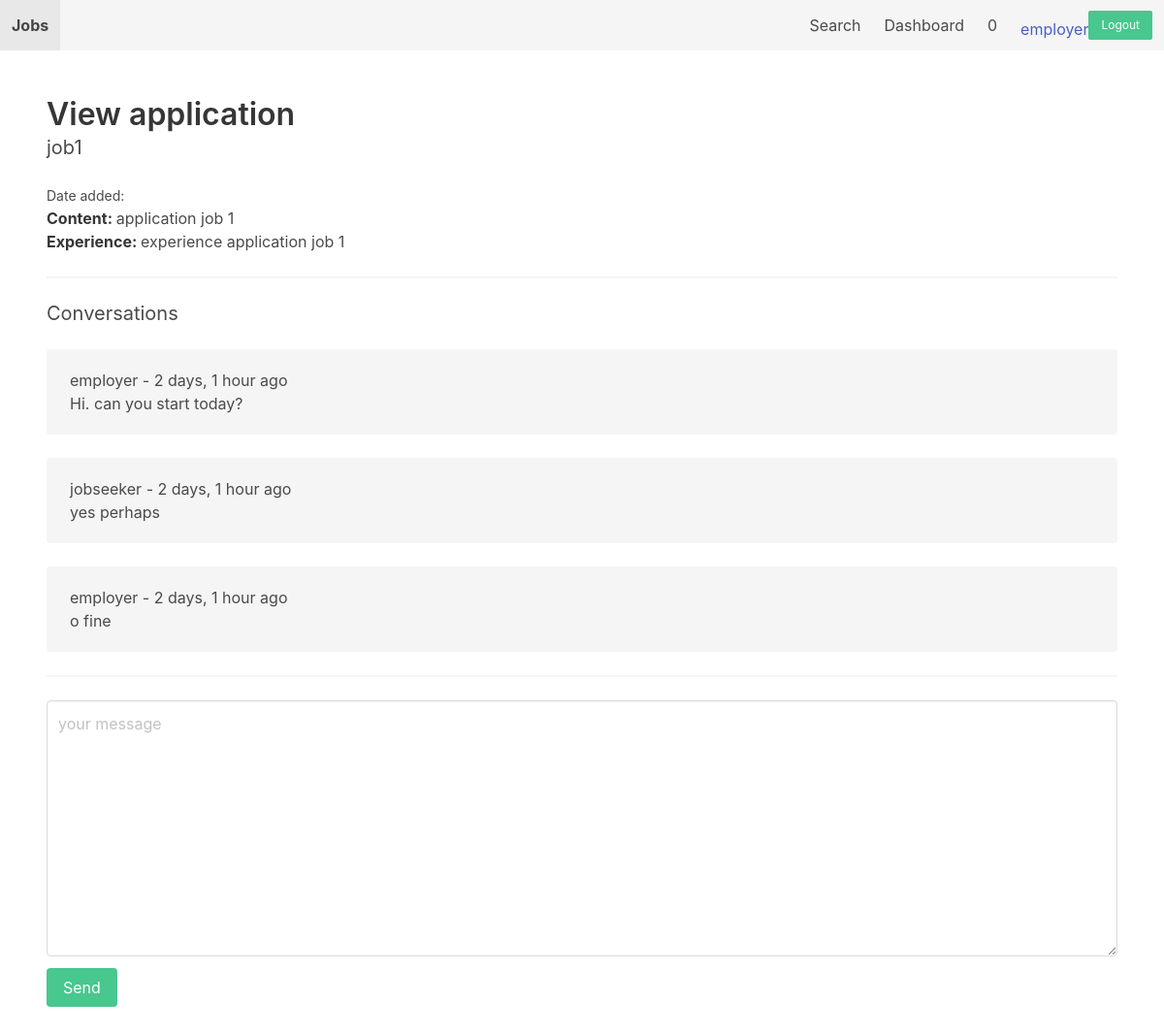
The page /dashboard/application/8/ (signed in) on the database its author committed.
### apps/job/models.py (models this page shows, shortened)
class Application(models.Model):
    job = models.ForeignKey(Job, related_name='applications', on_delete=models.CASCADE)
    content = models.TextField()
    experience = models.TextField()
    created_by = models.ForeignKey(User, related_name='applications', on_delete=models.CASCADE)
    created_at = models.DateTimeField(auto_now_add=True)

class Job(models.Model):
    SIZE_1_9 = 'size_1-9'
    SIZE_10_49 = 'size_10-49'
    SIZE_50_99 = 'size_50-99'
    SIZE_100 = 'size_100'
    CHOICES_SIZE = (
        (SIZE_1_9, '1-9'),
        (SIZE_10_49, '10-49'),
        (SIZE_50_99, '50-99'),
        (SIZE_100, '100+')
    )
    ACTIVE = 'active'
    EMPLOYED = 'employed'
    ARCHIVED = 'archived'
    CHOICES_STATUS = (
        (ACTIVE, 'active'),
        (EMPLOYED, 'employed'),
        (ARCHIVED, 'archived')
    )
    title = models.CharField(max_length=255)
    short_description = models.TextField()
    long_description = models.TextField(blank=True, null=True)
    company_name = models.CharField(max_length=255)
    company_address = models.CharField(max_length=255, blank=True, null=True)
    company_zipcode = models.CharField(max_length=255, blank=True, null=True)
    company_place = models.CharField(max_length=255, blank=True, null=True)
    company_country = models.CharField(max_length=255, blank=True, null=True)
    company_size = models.CharField(max_length=20, choices=CHOICES_SIZE, default=SIZE_1_9)
    created_by = models.ForeignKey(User, related_name='jobs', on_delete=models.CASCADE)
    created_at = models.DateTimeField(auto_now_add=True)
    changed_at = models.DateTimeField(auto_now=True)
    status = models.CharField(max_length=20, choices=CHOICES_STATUS, default=ACTIVE)
    class Meta:
        ordering = ['-created_at']

### apps/userprofile/models.py (models this page shows)
class ConversationMessage(models.Model):
    application = models.ForeignKey(Application, related_name='conversationmessages', on_delete=models.CASCADE)
    content = models.TextField()
    created_by = models.ForeignKey(User, related_name='conversationmessages', on_delete=models.CASCADE)
    created_at = models.DateTimeField(auto_now_add=True)
    class Meta:
        ordering = ['created_at']

### apps/userprofile/views.py (the view, shortened to what this page needs)
# urls.py: path('application/<int:application_id>/', view_application, name='view_application')
@login_required
def view_application(request, application_id):
    if request.user.userprofile.is_employer:
        application = get_object_or_404(Application, pk=application_id, job__created_by=request.user)
    else:
        application = get_object_or_404(Application, pk=application_id, created_by=request.user)
    context = {
        'application': application
    }
    return render(request, 'userprofile/view_application.html', context)

### apps/notification/context_processors.py (called while the page is built)
def notifications(request):
    if request.user.is_authenticated:
        return {'notifications': request.user.notifications.filter(is_read=False)}
    else:
        return {'notifications': []}

### apps/core/templates/userprofile/view_application.html (shortened to what this page needs)
{% extends 'core/base.html' %}
{% block content %}
<h1 class="title">View application</h1>
<h2 class="subtitle">{{ application.job.title }}</h2>
<small>Date added: {{ application.created_ad }}</small>
<p><strong>Content: </strong>{{application.content}}</p>
<p><strong>Experience: </strong>{{application.experience}}</p>
<hr>
<h2 class="subtitle">Conversations</h2>
{% for message in application.conversationmessages.all %}
<div class="notification">
    <p>{{message.created_by.username}} - {{ message.created_at|timesince}} ago </p>
    {{message.content}}
</div>
{%empty %}
<p>no messages</p>
{% endfor %}
<hr>
<form method="post" action="">
    <div class="field">
        <div class="control">
            <textarea name="content" id="id_content" cols="30" rows="10" class="textarea" placeholder="your message"></textarea>
        </div>
    </div>
    <div class="field">
        <div class="control">
            <button class="button is-success">Send</button>
        </div>
    </div>
</form>
{% endblock %}

### apps/core/templates/core/base.html (shortened to what this page needs)
<!doctype html>
<html lang="de">
<head>
    <link rel="stylesheet" href="https://cdn.jsdelivr.net/npm/bulma@0.9.2/css/bulma.min.css">
</head>
<body>
<nav class="navbar is-light">
    <div class="navbar-brand">
        <a href="{% url 'frontpage' %}" class="navbar-item"><strong>Jobs</strong></a>
    </div>
    <div class="navbar-menu">
        <div class="navbar-end">
            <a href="{% url 'search' %}" class="navbar-item">Search</a>
            {% if request.user.is_authenticated %}
                <a href="{% url 'dashboard' %}" class="navbar-item">Dashboard</a>
                <a href="{% url 'notifications' %}" class="navbar-item">{{notifications.count}}</a>
            {% endif %}
            <div class="navbar-item">
                <div class="buttons">
                    {% if request.user.is_authenticated %}
                    <a href="" >{{request.user}}</a>
                    <a href="{% url 'logout' %}" class="button is-success is-small">Logout</a>
                    {% else %}
                    <a href="{% url 'login' %}" class="button is-lightgrey is-small">Log in</a>
                    <a href="{% url 'signup' %}" class="button is-success is-small">Signup</a>
                    {% endif %}
                </div>
            </div>
        </div>
    </div>
</nav>
<section class="section">
    {% block content %}
    {% endblock %}
</section>
</body>
</html>

### rows shown on the page
Application: job "job1", content "application job 1", experience "experience application job 1"
ConversationMessage: created_by.username "employer", created_at "2 days, 1 hour", content "Hi. can you start today?"
ConversationMessage: created_by.username "jobseeker", created_at "2 days, 1 hour", content "yes perhaps"
ConversationMessage: created_by.username "employer", created_at "2 days, 1 hour", content "o fine"

### other values the page prints
{{ notifications.count }} "0"
{{ request.user }} "employer"
